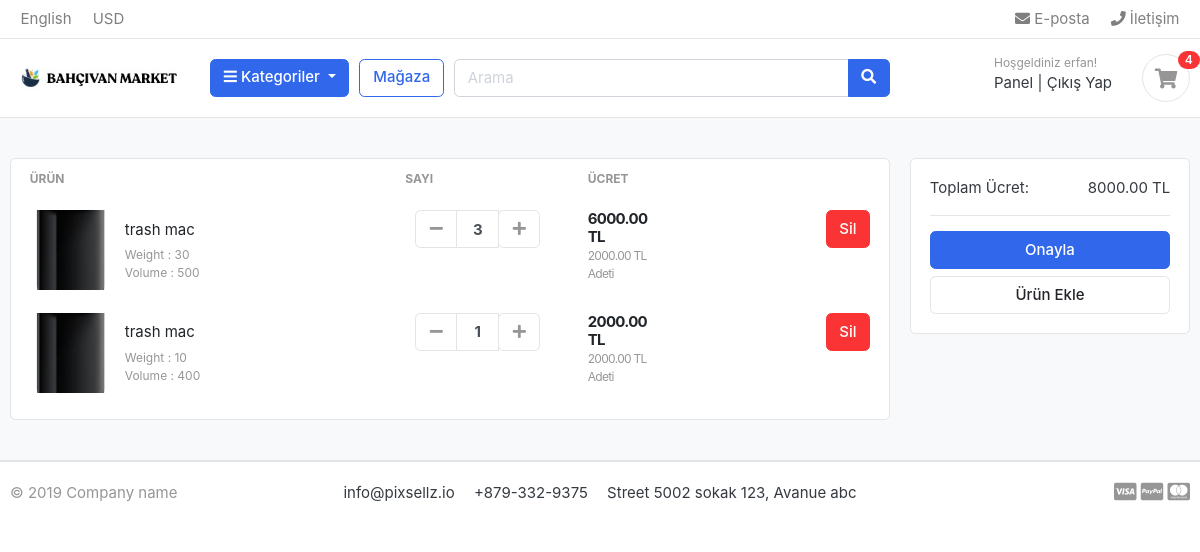
Page /cart/ (signed in) on the earlier database version.
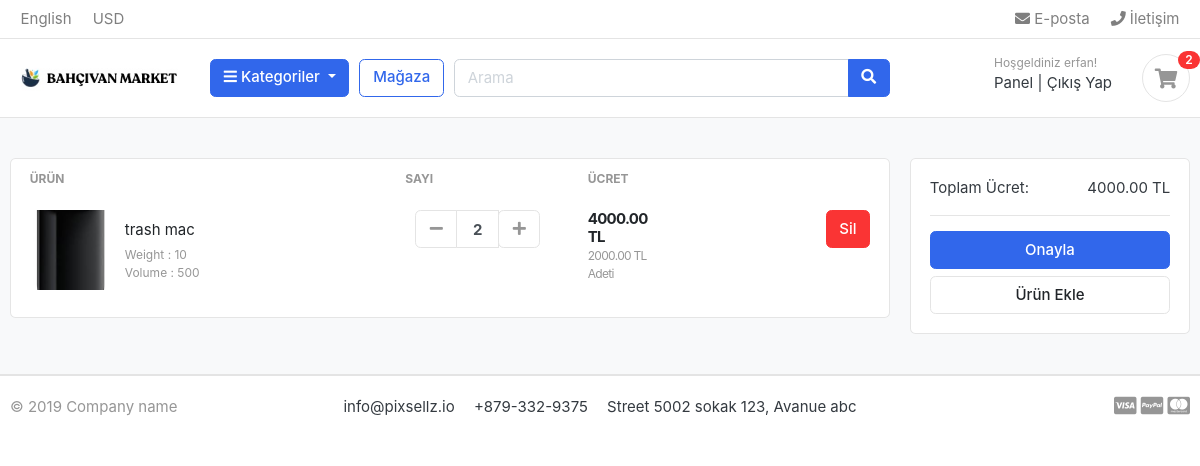
Same page on the later database version.
### carts/models.py (models this page shows, shortened)
class CartItem(models.Model):
    user = models.ForeignKey(Account,on_delete=models.CASCADE,null=True)
    product = models.ForeignKey(Product, on_delete=models.CASCADE)
    variations = models.ManyToManyField(Variation,blank=True)
    cart = models.ForeignKey(Cart, on_delete=models.CASCADE,null=True)
    quantity = models.IntegerField()
    is_active = models.BooleanField(default=True)
    def sub_total(self):
        return self.product.price * self.quantity

### store/models.py (models this page shows, shortened)
class Product(models.Model):
    product_name = models.CharField(max_length=200, unique=True)
    slug = models.SlugField(max_length=200, unique=True)
    product_description = models.TextField(max_length=500, blank=True)
    price = models.DecimalField(max_digits=6, decimal_places=2)
    image = models.ImageField(upload_to='photos/product')
    stock  = models.IntegerField()
    is_avalible = models.BooleanField(default=True)
    category = models.ForeignKey(Category, on_delete=models.CASCADE)
    created_date  = models.DateTimeField(auto_now_add=True)
    modified_date = models.DateTimeField(auto_now = True)
    def get_url(self):
        return reverse('product_detail',args=[self.category.slug,self.slug])

class Variation(models.Model):
    product = models.ForeignKey(Product, on_delete=models.CASCADE)
    variation_category = models.CharField(max_length=50,choices=variation_category_choice)
    variation_value = models.CharField(max_length=255)
    is_active = models.BooleanField(default=True)
    created_date = models.DateTimeField(auto_now=True)
    objects = VariationManager()

### carts/views.py (the view)
# urls.py: path('',views.cart,name='cart'),
def cart(request,total=0,quantity=0,cart_items=None):
    try:
        grand_total = 0
        if request.user.is_authenticated:
            cart_items = CartItem.objects.filter(user=request.user, is_active= True)
        else:
            cart = Cart.objects.get(cart_id= _cart_id(request))
            cart_items = CartItem.objects.filter(cart=cart, is_active= True)
        for cart_item in cart_items:
            total += (cart_item.product.price * cart_item.quantity)
            quantity+= cart_item.quantity
        grand_total = total
    except ObjectDoesNotExist:
        pass
    context = {
        'total':total,
        'quantity':quantity,
        'cart_items':cart_items,
        'grand_total': grand_total,
    }
    return render(request,'store/cart.html/',context)

### carts/context_processors.py (called while the page is built)
def counter(request):
    cart_count = 0
    if 'admin' in request.path:
        return {}
    else:
        try:
            cart = Cart.objects.filter(cart_id = _cart_id(request))
            if request.user.is_authenticated:
                cart_items = CartItem.objects.all().filter(user= request.user)
            else:
                cart_items = CartItem.objects.all().filter(cart=cart[:1])
            for cart_item in cart_items:
                cart_count += cart_item.quantity
        except Cart.DoesNotExist:
            cart_count = 0
    return dict(cart_count=cart_count)

### carts/views.py (called while the page is built)
def _cart_id(request):
    cart = request.session.session_key
    if not cart:
        cart = request.session.create()
    return cart

### category/context_processors.py (called while the page is built)
def menu_links(request):
    links = Category.objects.all()
    return dict(links=links)

### category/models.py (called while the page is built)
    def get_url(self):
        return reverse('products_by_category',args = [self.slug ])

### templates/store/cart.html (shortened to what this page needs)
{% extends 'base.html' %}
{% load static %}
{% block content %}
<section class="section-content padding-y bg">
    <div class="container">
    {% if not cart_items %}
        <h2 class='text-center'>Sepetiniz şu an boş</h2>
        <br>
        <div class= 'text-center'>
            <a href= "{% url 'store' %}" class = 'btn btn-primary'>Alışverişe Devam Edin</a>
        </div>
    {% else %}
    <div class="row">
        <aside class="col-lg-9">
    <div class="card">
    <table class="table table-borderless table-shopping-cart">
    <thead class="text-muted">
    <tr class="small text-uppercase">
      <th scope="col">ÜRÜN</th>
      <th scope="col" width="120">SAYI</th>
      <th scope="col" width="120">ÜCRET</th>
      <th scope="col" class="text-right" width="200"> </th>
    </tr>
    </thead>
    <tbody>
    {% for cart_item in cart_items %}
    <tr>
        <td>
            <figure class="itemside align-items-center">
                <div class="aside"><img src="{{ cart_item.product.image.url }}" class="img-sm"></div>
                <figcaption class="info">
                    <a href="{{ cart_item.product.get_url  }}" class="title text-dark">{{ cart_item.product.product_name }}</a>
                    <p class="text-muted small">
                        {% if cart_item.variations.all %}
                            {% for item in cart_item.variations.all %}
                                {{item.variation_category | capfirst}} : {{item.variation_value | capfirst }} <br>
                            {% endfor %}
                        {% endif %}
                    </p>
                </figcaption>
            </figure>
        </td>
        <td>
                        <div class="col">
                            <div class="input-group input-spinner">
                                <div class="input-group-prepend">
                                <a href= "{% url 'remove_cart' cart_item.product.id cart_item.id %}"class="btn btn-light" type="button" id="button-plus"> <i class="fa fa-minus"></i> </a>
                                </div>
                                <input type="text" class="form-control"  value="{{ cart_item.quantity }}">
                                <div class="input-group-append">
                                <form action="{% url 'add_cart' cart_item.product.id %}" method="POST">
                                    <button class="btn btn-light" type="submit" id="button-minus"> <i class="fa fa-plus"></i> </button>
                                </form>
                                </div>
                            </div>
                        </div>
        </td>
        <td>
            <div class="price-wrap">
                <var class="price">{{ cart_item.sub_total }} TL</var>
                <small class="text-muted"> {{ cart_item.product.price }} TL Adeti</small>
            </div>
        </td>
        <td class="text-right">
        <a href="{% url 'remove_cart_item' cart_item.product.id cart_item.id %}" onclick="return confirm ('Bu ürünü silmek istediğinize emin misiniz?')" class="btn btn-danger"> Sil</a>
        </td>
    </tr>
    {% endfor %}
    </tbody>
    </table>
    </div>
        </aside>
        <aside class="col-lg-3">
            <div class="card">
            <div class="card-body">
                <dl class="dlist-align">
                  <dt>Toplam Ücret:</dt>
                  <dd class="text-right">{{ total }} TL</dd>
                </dl>
                <hr>
                <a href="{% url 'checkout' %}" class="btn btn-primary btn-block"> Onayla </a>
                <a href="{% url 'store' %}" class="btn btn-light btn-block">Ürün Ekle</a>
            </div>
            </div>
    </aside>
    </div>
    {% endif %}
    </div>
    </section>
{% endblock %}

### templates/includes/navbar.html (shortened to what this page needs)
{% load static %}
<header class="section-header">
    <nav class="navbar p-md-0 navbar-expand-sm navbar-light border-bottom">
    <div class="container">
      <div class="collapse navbar-collapse" id="navbarTop4">
        <ul class="navbar-nav mr-auto">
            <li class="nav-item dropdown">
                 <a href="#" class="nav-link">   English </a>
            </li>
            <li class="nav-item dropdown">
                <a href="#" class="nav-link"> USD </a>
            </li>
        </ul>
        <ul class="navbar-nav">
            <li><a href="#" class="nav-link"> <i class="fa fa-envelope"></i> E-posta </a></li>
            <li><a href="#" class="nav-link"> <i class="fa fa-phone"></i> İletişim </a></li>
        </ul>
      </div>
    </div>
    </nav>
    <section class="header-main border-bottom">
        <div class="container">
    <div class="row align-items-center">
        <div class="col-lg-2 col-md-3 col-6">
            <a href="{% url 'home' %}" class="brand-wrap">
                <img class="logo" src="{% static './images/bahcivan_logo.png' %}">
            </a>
        </div>
        <div class="col-lg col-sm col-md col-6 flex-grow-0">
            <div class="category-wrap dropdown d-inline-block float-right">
                <button type="button" class="btn btn-primary dropdown-toggle" data-toggle="dropdown">
                    <i class="fa fa-bars"></i> Kategoriler
                </button>
            </div>
        </div>
        <a href="{% url 'store' %}" class="btn btn-outline-primary">Mağaza</a>
        <div class="col-lg  col-md-6 col-sm-12 col">
            <form action="{% url 'search'%}" class="search" method='GET'>
                <div class="input-group w-100">
                    <input type="text" class="form-control" style="width:60%;" placeholder="Arama" name="keyword">
                    <div class="input-group-append">
                      <button class="btn btn-primary" type="submit">
                        <i class="fa fa-search"></i>
                      </button>
                    </div>
                </div>
            </form>
        </div>
        <div class="col-lg-3 col-sm-6 col-8 order-2 order-lg-3">
                    <div class="d-flex justify-content-end mb-3 mb-lg-0">
                        {% if user.id is None %}
                        <div class="widget-header">
                            <small class="title text-muted">Hoşgeldiniz Misafir!</small>
                            <div>
                                <a href="{% url 'login' %}">Giriş Yap</a> <span class="dark-transp"> | </span>
                                <a href="{% url 'register' %}"> Üye Ol</a>
                            </div>
                        </div>
                        {% else %}
                        <div class="widget-header">
                            <small class="title text-muted">Hoşgeldiniz {{ user.first_name }}! </small>
                            <div>
                                <a href="{% url 'dashboard' %}">Panel</a> <span class="dark-transp"> | </span>
                                <a href="{% url 'logout' %}">Çıkış Yap</a>
                            </div>
                        </div>
                        {% endif %}
                        <a href="{% url 'cart' %}" class="widget-header pl-3 ml-3">
                            <div class="icon icon-sm rounded-circle border"><i class="fa fa-shopping-cart"></i></div>
                            <span class="badge badge-pill badge-danger notify">{{ cart_count }}</span>
                        </a>
                    </div>
                </div>
    </div>
        </div>
    </section>
</header>

Differences in the rows shown:
removed CartItem: product.image (picture), product.product_name "trash mac", quantity "3", sub_total "6000.00", product.price "2000.00", Variation (variation_category "Volume", variation_value "500")
no longer on this page (row unchanged): Variation: variation_category "Weight", variation_value "30", shown under "trash mac"
removed CartItem: product.image (picture), product.product_name "trash mac", quantity "1", sub_total "2000.00", product.price "2000.00", Variation (variation_category "Weight", variation_value "10")
no longer on this page (row unchanged): Variation: variation_category "Volume", variation_value "400", shown under "trash mac"
added CartItem: product.image (picture), product.product_name "trash mac", quantity "2", sub_total "4000.00", product.price "2000.00", Variation (variation_category "Weight", variation_value "10"), Variation (variation_category "Volume", variation_value "500")
Other differences:
{{ cart_count }}: "4" → "2"
{{ total }}: "8000.00" → "4000.00"
